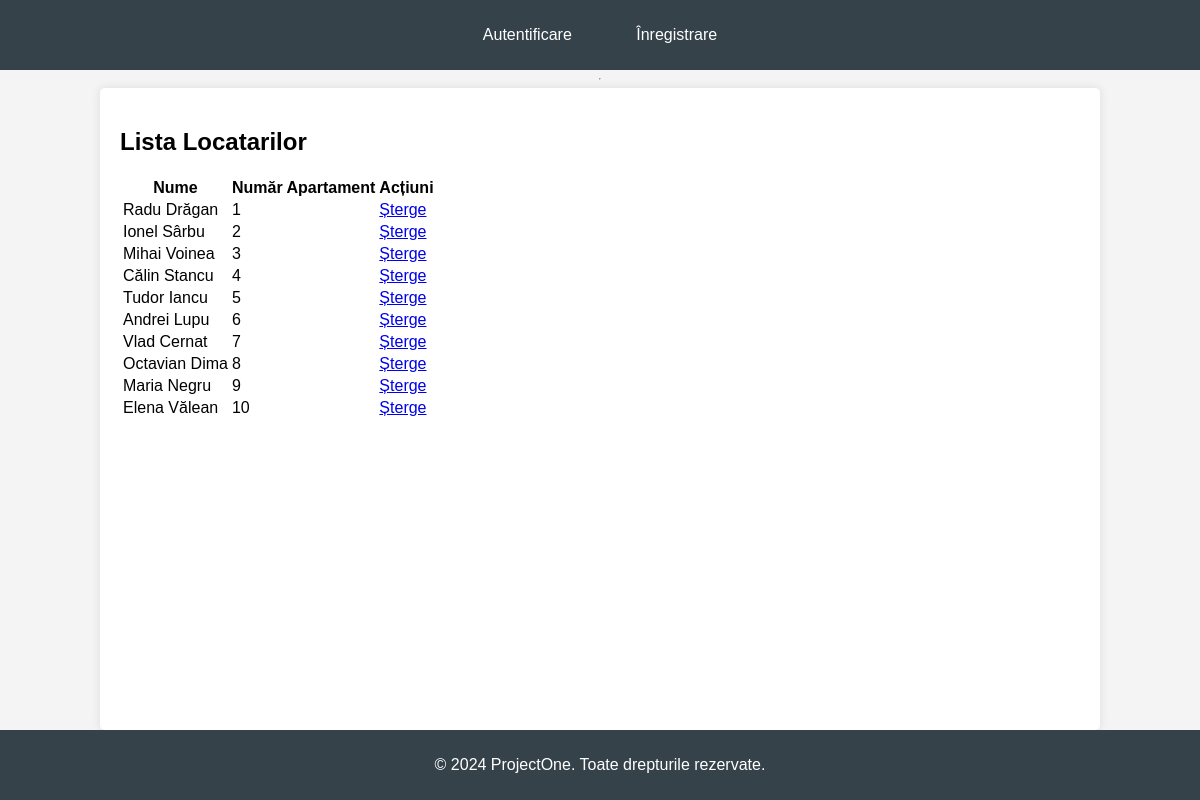
The page /users/locatari/ on the database its author committed.
### users/models.py (models this page shows, shortened)
class Locatar(models.Model):
    nume = models.CharField(max_length=100)
    apartament = models.ForeignKey(Apartament, on_delete=models.CASCADE, related_name='locatari')

class Apartament(models.Model):
    numar = models.CharField(max_length=10, unique=True)

### users/views.py (the view)
# urls.py: path('locatari/', views.lista_locatari, name='lista_locatari'),
def lista_locatari(request):
    locatari = Locatar.objects.all()
    return render(request, 'users/lista_locatari.html', {'locatari': locatari})

### users/templates/users/lista_locatari.html
{% extends "users/base_generic.html" %}
{% block content %}
<h2>Lista Locatarilor</h2>
<table>
    <tr>
        <th>Nume</th>
        <th>Număr Apartament</th>
        <th>Acțiuni</th>
    </tr>
    {% for locatar in locatari %}
    <tr>
        <td>{{ locatar.nume }}</td>
        <td>{{ locatar.apartament.numar }}</td>
        <td>
              <a href="{% url 'sterge_locatar' locatar.id %}" onclick="return confirm('Sigur vrei să ștergi acest locatar?');">Șterge</a>
        </td>
    </tr>
    {% endfor %}
</table>
{% endblock %}

### users/templates/users/base_generic.html (shortened to what this page needs)
<!DOCTYPE html>
<html lang="en">
<head>
</head>
<body>
<nav>
    {% if user.is_authenticated %}
        <ul>
            <li><a href="{% url 'home' %}">Acasă</a></li>
            <li><a href="{% url 'lista_locatari' %}">Locatari</a></li>
            <li><a href="{% url 'lista_apartamente' %}">Apartamente</a></li>
            <li><a href="{% url 'lista_facturi' %}">Facturi</a></li>
            <li><a href="{% url 'adauga_locatar' %}">Adaugă Locatar</a></li>
            <li><a href="{% url 'adauga_apartament' %}">Adaugă Apartament</a></li>
            <li><a href="{% url 'adauga_factura' %}">Adaugă Factură</a></li>
            <li><a href="{% url 'logout' %}">Deconectare</a></li>
        </ul>
    {% else %}
        <ul>
            <li><a href="{% url 'login' %}">Autentificare</a></li>
            <li><a href="{% url 'register' %}">Înregistrare</a></li>
        </ul>
    {% endif %}
</nav>
<hr>
<div class="container">
    {% block content %}{% endblock %}
</div>
<footer>
    <p>&copy; 2024 ProjectOne. Toate drepturile rezervate.</p>
</footer>
</body>
</html>

### users/templates/users/base_generic.html (style rules this page uses)
body { font-family: Arial, sans-serif; margin: 0; padding: 0; background-color: #f4f4f4; display: flex; flex-direction: column; min-height: 100vh; }
nav { background: #35424a; color: #ffffff; padding: 10px 0; text-align: center; }
nav ul { list-style: none; padding: 0; }
nav li { display: inline; margin: 0 15px; }
nav a { color: #ffffff; text-decoration: none; padding: 10px 15px; }
.container { flex: 1; width: 80%; margin: auto; overflow: hidden; padding: 20px; background: #ffffff; border-radius: 5px; box-shadow: 0 0 10px rgba(0, 0, 0, 0.1); }
footer { background: #35424a; color: #ffffff; text-align: center; padding: 10px 0; }

### rows shown on the page
Locatar: nume "Radu Drăgan", apartament.numar "1"
Locatar: nume "Ionel Sârbu", apartament.numar "2"
Locatar: nume "Mihai Voinea", apartament.numar "3"
Locatar: nume "Călin Stancu", apartament.numar "4"
Locatar: nume "Tudor Iancu", apartament.numar "5"
Locatar: nume "Andrei Lupu", apartament.numar "6"
Locatar: nume "Vlad Cernat", apartament.numar "7"
Locatar: nume "Octavian Dima", apartament.numar "8"
Locatar: nume "Maria Negru", apartament.numar "9"
Locatar: nume "Elena Vălean", apartament.numar "10"
